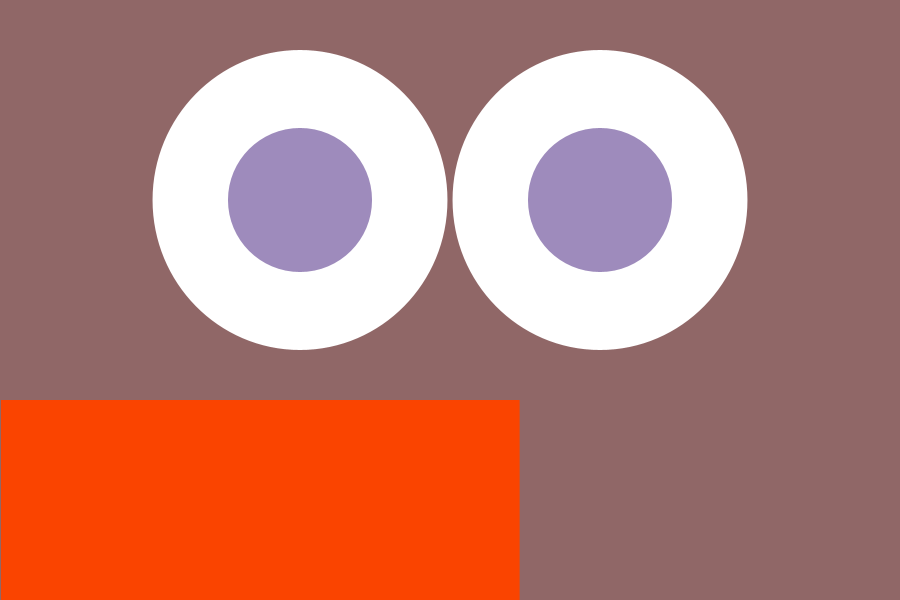
Frame 1 (no input)
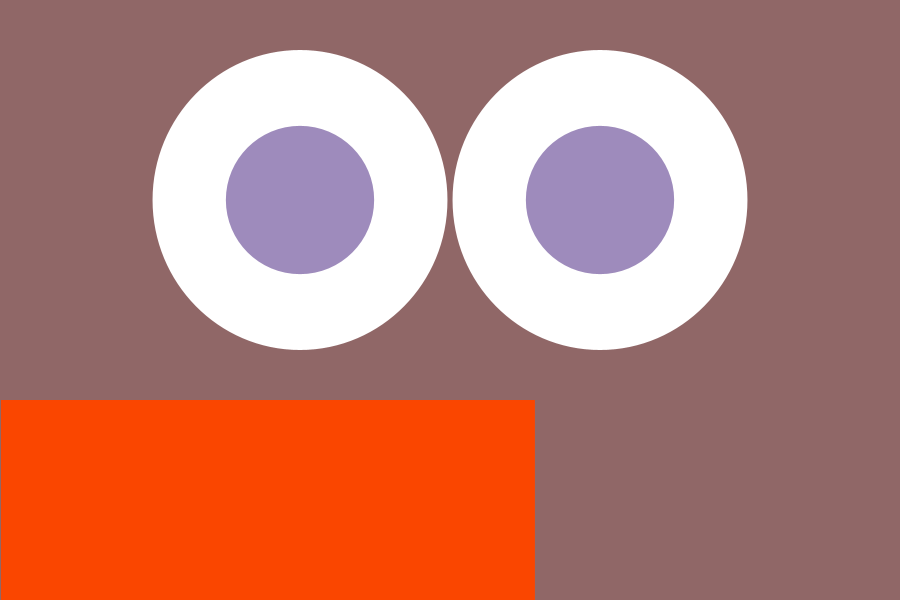
Frame 60 (the mouse pressed at the canvas centre just before this capture)
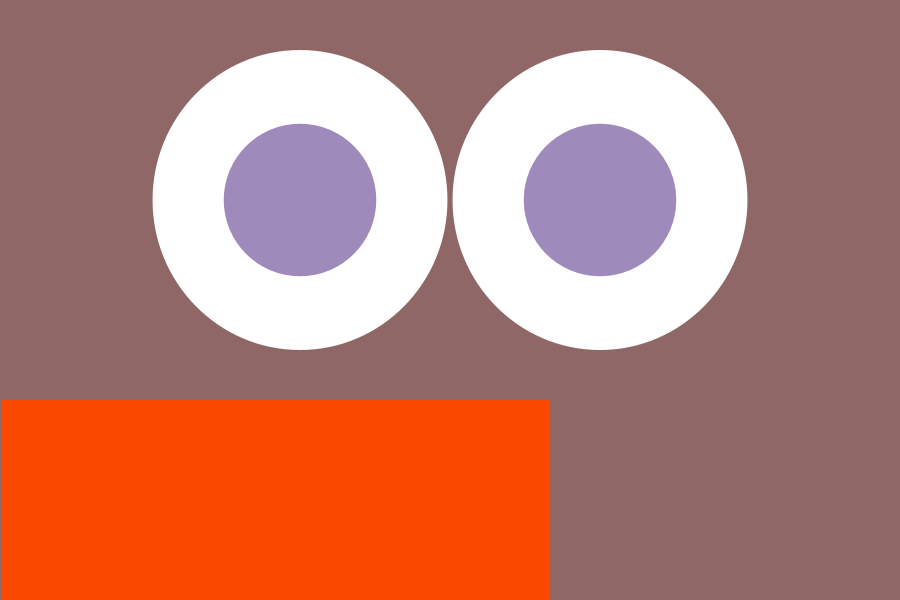
Frame 120 (the mouse held since frame 60 and released just before this capture)

The Processing sketch that drew these frames (run headless with seeded random() and noise(); from frame 60 on, the mouse is pressed at the canvas centre):

// Processing sketch: snehaPaiClock
// ── snehaPaiClock.pde
void setup(){
  
  background(#906767);
  size(900,600); 
  noStroke();
}

void draw () {
  background(#906767);
  
 //white eye socket (in minutes)
  fill(255);
  ellipse (300, height/3, map(minute(), 0,59, 0, width/3*2), height/2); 
   
   fill(255);
   ellipse (600, height/3, map(minute(), 0,59, 0, width/3*2), height/2); 
   
//the iris parts (in seconds)

 fill(125,100,165,191);
 ellipse(width/3, height/3, map(second(), 0,59, 0, 250), map(second(), 0,59, 0, 250)); 
 
 
 fill(125,100,165,191);
 ellipse(width/3*2, height/3, map(second(), 0,59, 0, 250), map(second(), 0,59, 0, 250)); 
 
//the smile part ( in seconds)
 fill (250, second()*2, 0);
 rect (1, height/3*2, map(second(), 0,59, 0, width), height/3);
 

  
  

}
